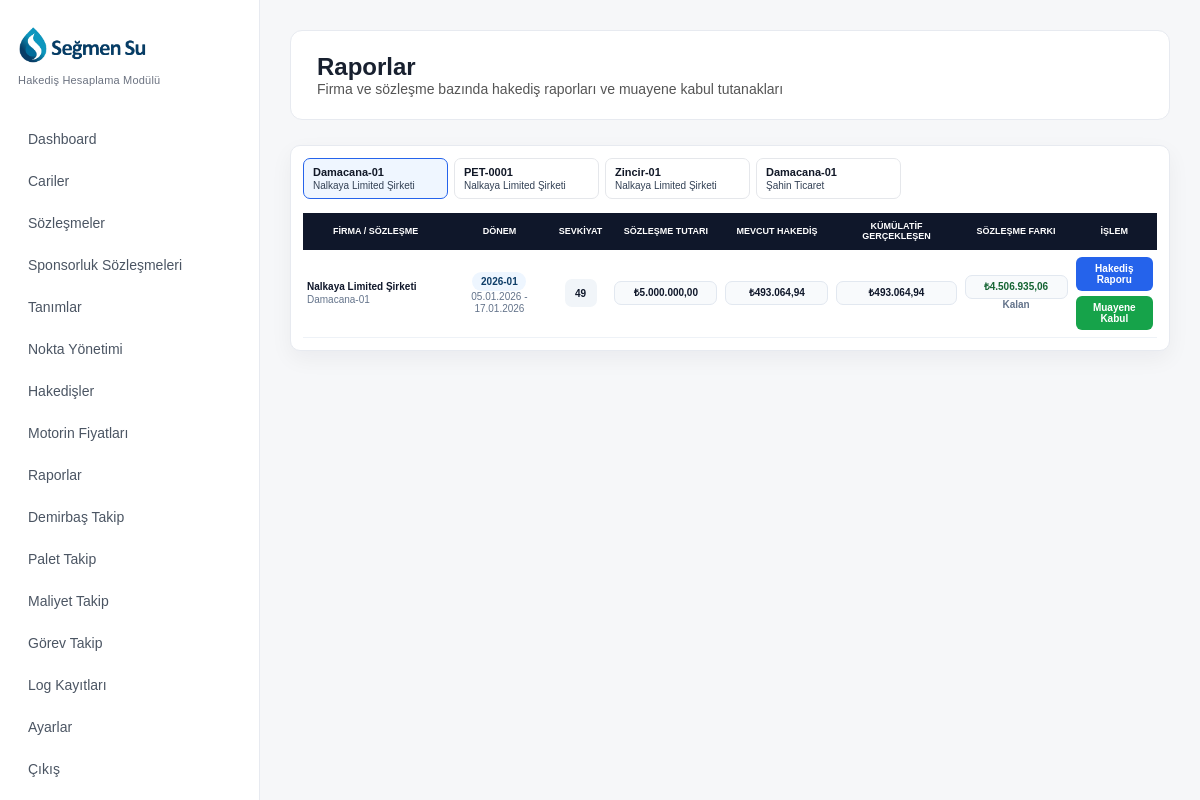
Screenshot of /raporlar.php (signed in) with the database file from the repository.
### tables this page shows
CREATE TABLE `sozlesmeler` (
  `id` int(11) NOT NULL,
  `cari_id` int(11) NOT NULL,
  `sozlesme_no` varchar(100) DEFAULT NULL,
  `sozlesme_adi` varchar(255) DEFAULT NULL,
  `baslangic_tarihi` date DEFAULT NULL,
  `bitis_tarihi` date DEFAULT NULL,
  `motorin_baz_fiyati` decimal(10,3) DEFAULT 0.000,
  `fiyat_fark_orani` decimal(5,2) DEFAULT 7.00,
  `fiyat_fark_etki_orani` decimal(5,2) DEFAULT 40.00,
  `aciklama` text DEFAULT NULL,
  `durum` tinyint(4) DEFAULT 1,
  `created_at` timestamp NOT NULL DEFAULT current_timestamp(),
  `sozlesme_tutari` decimal(15,2) DEFAULT 0.00
);

CREATE TABLE `cariler` (
  `id` int(11) NOT NULL,
  `cari_kod` varchar(50) DEFAULT NULL,
  `cari_unvan` varchar(255) NOT NULL,
  `cari_tipleri` text DEFAULT NULL,
  `vergi_no` varchar(50) DEFAULT NULL,
  `vergi_dairesi` varchar(100) DEFAULT NULL,
  `yetkili_kisi` varchar(150) DEFAULT NULL,
  `telefon` varchar(50) DEFAULT NULL,
  `email` varchar(150) DEFAULT NULL,
  `adres` text DEFAULT NULL,
  `iban` varchar(100) DEFAULT NULL,
  `durum` tinyint(4) DEFAULT 1,
  `created_at` timestamp NOT NULL DEFAULT current_timestamp(),
  `firma_kodu` varchar(50) DEFAULT NULL,
  `firma_adi` varchar(255) DEFAULT NULL,
  `yetkili` varchar(255) DEFAULT NULL,
  `tip` varchar(50) DEFAULT NULL
);

CREATE TABLE `hakedisler` (
  `id` int(11) NOT NULL,
  `hakedis_no` varchar(100) DEFAULT NULL,
  `cari_id` int(11) NOT NULL,
  `sozlesme_id` int(11) NOT NULL,
  `baslangic_tarihi` date DEFAULT NULL,
  `bitis_tarihi` date DEFAULT NULL,
  `toplam_tutar` decimal(15,2) DEFAULT 0.00,
  `kdv_tutar` decimal(15,2) DEFAULT 0.00,
  `tevkifat_tutar` decimal(15,2) DEFAULT 0.00,
  `genel_toplam` decimal(15,2) DEFAULT 0.00,
  `durum` varchar(50) DEFAULT 'taslak',
  `aciklama` text DEFAULT NULL,
  `created_by` int(11) DEFAULT NULL,
  `created_at` timestamp NOT NULL DEFAULT current_timestamp(),
  `donem` varchar(50) DEFAULT NULL,
  `net_tutar` decimal(15,2) DEFAULT 0.00
);

### raporlar.php (the view, shortened to what this page needs)
<?php
require_once __DIR__ . '/config/database.php';
$cariId = (int)($_GET['cari_id'] ?? 0);
$sozlesmeId = (int)($_GET['sozlesme_id'] ?? 0);
function para($value){
    return '₺' . number_format((float)$value, 2, ',', '.');
}
$sozlesmeler = $db->query("
    SELECT
        sozlesmeler.id,
        sozlesmeler.cari_id,
        sozlesmeler.sozlesme_no,
        cariler.firma_adi
    FROM sozlesmeler
    LEFT JOIN cariler ON cariler.id = sozlesmeler.cari_id
    ORDER BY cariler.firma_adi, sozlesmeler.sozlesme_no
")->fetchAll(PDO::FETCH_ASSOC);
if($sozlesmeId <= 0 && !empty($sozlesmeler)){
    $sozlesmeId = (int)$sozlesmeler[0]['id'];
    $cariId = (int)$sozlesmeler[0]['cari_id'];
}
foreach($sozlesmeler as $sozlesme){
    if((int)$sozlesme['id'] === $sozlesmeId){
        $cariId = (int)$sozlesme['cari_id'];
        break;
    }
}
$where = [];
$params = [];
if($cariId > 0){
    $where[] = 'hakedisler.cari_id = ?';
    $params[] = $cariId;
}
if($sozlesmeId > 0){
    $where[] = 'hakedisler.sozlesme_id = ?';
    $params[] = $sozlesmeId;
}
$whereSql = $where ? 'WHERE ' . implode(' AND ', $where) : '';
$query = $db->prepare("
    SELECT
        hakedisler.*,
        cariler.firma_adi,
        sozlesmeler.sozlesme_no,
        sozlesmeler.sozlesme_tutari,
        COALESCE(sozlesme_gerceklesen.gerceklesen_tutar, 0) AS sozlesme_gerceklesen_tutar,
        COALESCE(kumulatif_gerceklesen.kumulatif_tutar, 0) AS kumulatif_tutar,
        COALESCE(satir_ozet.sevkiyat_sayisi, 0) AS sevkiyat_sayisi,
        satir_ozet.ilk_sevkiyat_tarihi,
        satir_ozet.son_sevkiyat_tarihi
    FROM hakedisler
    LEFT JOIN cariler ON cariler.id = hakedisler.cari_id
    LEFT JOIN sozlesmeler ON sozlesmeler.id = hakedisler.sozlesme_id
    LEFT JOIN (
        SELECT sozlesme_id, SUM(toplam_tutar) AS gerceklesen_tutar
        FROM hakedisler
        GROUP BY sozlesme_id
    ) sozlesme_gerceklesen ON sozlesme_gerceklesen.sozlesme_id = hakedisler.sozlesme_id
    LEFT JOIN (
        SELECT
            h1.id AS hakedis_id,
            SUM(h2.toplam_tutar) AS kumulatif_tutar
        FROM hakedisler h1
        INNER JOIN hakedisler h2
            ON h2.sozlesme_id = h1.sozlesme_id
            AND (
                COALESCE(h2.bitis_tarihi, h2.baslangic_tarihi, h2.created_at) < COALESCE(h1.bitis_tarihi, h1.baslangic_tarihi, h1.created_at)
                OR (
                    COALESCE(h2.bitis_tarihi, h2.baslangic_tarihi, h2.created_at) = COALESCE(h1.bitis_tarihi, h1.baslangic_tarihi, h1.created_at)
                    AND h2.id <= h1.id
                )
            )
        GROUP BY h1.id
    ) kumulatif_gerceklesen ON kumulatif_gerceklesen.hakedis_id = hakedisler.id
    LEFT JOIN (
        SELECT
            hakedis_id,
            COUNT(*) AS sevkiyat_sayisi,
            MIN(tasima_tarihi) AS ilk_sevkiyat_tarihi,
            MAX(tasima_tarihi) AS son_sevkiyat_tarihi
        FROM hakedis_satirlari
        GROUP BY hakedis_id
    ) satir_ozet ON satir_ozet.hakedis_id = hakedisler.id
    $whereSql
    ORDER BY cariler.firma_adi, sozlesmeler.sozlesme_no, hakedisler.baslangic_tarihi DESC, hakedisler.id DESC
");
$query->execute($params);
$hakedisler = $query->fetchAll(PDO::FETCH_ASSOC);
?>
<!DOCTYPE html>
<html lang="tr">
<head>
<link rel="stylesheet" href="assets/css/style.css">
</head>
<body>
<?php require_once __DIR__ . '/sidebar.php'; ?>
<div class="main">
    <div class="topbar">
        <h2>Raporlar</h2>
        <p>Firma ve sözleşme bazında hakediş raporları ve muayene kabul tutanakları</p>
    </div>
    <div class="panel">
        <div class="contract-tabs">
            <?php foreach($sozlesmeler as $sozlesme): ?>
                <?php
                    $active = (int)$sozlesme['id'] === $sozlesmeId;
                    $href = 'raporlar.php?cari_id=' . (int)$sozlesme['cari_id'] . '&sozlesme_id=' . (int)$sozlesme['id'];
                ?>
                <a class="contract-tab <?php echo $active ? 'active' : ''; ?>" href="<?php echo htmlspecialchars($href); ?>">
                    <strong><?php echo htmlspecialchars($sozlesme['sozlesme_no']); ?></strong>
                    <span><?php echo htmlspecialchars($sozlesme['firma_adi'] ?? '-'); ?></span>
                </a>
            <?php endforeach; ?>
        </div>
        <div class="table-wrap">
            <table class="report-table">
                <thead>
                    <tr>
                        <th>Firma / Sözleşme</th>
                        <th>Dönem</th>
                        <th>Sevkiyat</th>
                        <th>Sözleşme Tutarı</th>
                        <th>Mevcut Hakediş</th>
                        <th>Kümülatif Gerçekleşen</th>
                        <th>Sözleşme Farkı</th>
                        <th>İşlem</th>
                    </tr>
                </thead>
                <tbody>
                    <?php foreach($hakedisler as $hakedis): ?>
                        <?php
                            $mevcutHakedis = (float)$hakedis['toplam_tutar'];
                            $kumulatif = (float)$hakedis['kumulatif_tutar'];
                            $sozlesmeFarki = (float)$hakedis['sozlesme_tutari'] - $kumulatif;
                        ?>
                        <tr>
                            <td class="identity">
                                <strong><?php echo htmlspecialchars($hakedis['firma_adi']); ?></strong>
                                <div class="muted"><?php echo htmlspecialchars($hakedis['sozlesme_no']); ?></div>
                            </td>
                            <td>
                                <span class="period-badge"><?php echo htmlspecialchars($hakedis['donem']); ?></span>
                                <div class="muted">
                                    <?php echo date('d.m.Y', strtotime($hakedis['ilk_sevkiyat_tarihi'] ?: $hakedis['baslangic_tarihi'])); ?>
                                    -
                                    <?php echo date('d.m.Y', strtotime($hakedis['son_sevkiyat_tarihi'] ?: $hakedis['bitis_tarihi'])); ?>
                                </div>
                            </td>
                            <td><span class="ship-count"><?php echo (int)$hakedis['sevkiyat_sayisi']; ?></span></td>
                            <td class="money"><span class="money-pill"><?php echo para($hakedis['sozlesme_tutari']); ?></span></td>
                            <td class="money"><span class="money-pill"><?php echo para($mevcutHakedis); ?></span></td>
                            <td class="money"><span class="money-pill"><?php echo para($kumulatif); ?></span></td>
                            <td class="money <?php echo $sozlesmeFarki < 0 ? 'negative' : 'positive'; ?>">
                                <span class="money-pill"><?php echo para($sozlesmeFarki); ?></span>
                                <div class="muted">
                                    <?php echo $sozlesmeFarki < 0 ? 'Aşım' : 'Kalan'; ?>
                                </div>
                            </td>
                            <td>
                                <div class="action-stack">
                                    <a class="btn btn-blue" href="hakedis-raporu.php?hakedis_id=<?php echo $hakedis['id']; ?>">
                                        Hakediş Raporu
                                    </a>
                                    <a class="btn btn-green" href="muayene-kabul.php?hakedis_id=<?php echo $hakedis['id']; ?>">
                                        Muayene Kabul
                                    </a>
                                </div>
                            </td>
                        </tr>
                    <?php endforeach; ?>
                </tbody>
            </table>
        </div>
    </div>
</div>
</body>
</html>

### assets/css/style.css (style rules this page uses)
* { margin:0; padding:0; box-sizing:border-box; }
body { font-family:Arial, Helvetica, sans-serif; background:#f6f7f9; font-size:14px; color:#18202f; }
.main { margin-left:260px; padding:30px; }
.topbar { background:white; padding:22px 26px; border-radius:12px; border:1px solid #e7eaf0; box-shadow:none; margin-bottom:25px; }
.topbar h2 { font-size:24px; }
.topbar p { font-size:14px; color:#555; }

### raporlar.php (style rules this page uses)
.panel { background:#fff; border:1px solid #e7eaf0; border-radius:10px; padding:12px; box-shadow:0 8px 22px rgba(15,23,42,.05); }
.contract-tabs { display:flex; gap:6px; overflow-x:auto; padding-bottom:4px; margin-bottom:10px; }
.contract-tab { min-width:145px; border:1px solid #e5e7eb; border-radius:7px; padding:7px 9px; color:#334155; background:#fff; text-decoration:none; font-size:10px; }
.contract-tab strong { display:block; color:#111827; font-size:11px; margin-bottom:2px; }
.contract-tab.active { border-color:#2563eb; background:#eff6ff; }
.btn { display:inline-flex; align-items:center; justify-content:center; min-height:28px; padding:6px 8px; border-radius:6px; background:#0f3e68; color:#fff; border:0; text-decoration:none; font-weight:700; font-size:10px; cursor:pointer; }
.btn-green { background:#16a34a; }
.btn-blue { background:#2563eb; }
.report-table { width:100%; table-layout:fixed; border-collapse:collapse; border-spacing:0; }
.report-table th { background:#0f172a; color:#fff; text-align:center; padding:8px 4px; font-size:9px; letter-spacing:0; text-transform:uppercase; white-space:normal; line-height:1.15; }
.report-table td { padding:7px 4px; border-bottom:1px solid #eef2f7; font-size:10px; vertical-align:middle; text-align:center; }
.report-table tbody tr { transition:background .15s ease, box-shadow .15s ease; }
.muted { color:#64748b; font-size:10px; line-height:1.2; }
.money { font-variant-numeric:tabular-nums; font-weight:700; color:#0f172a; }
.money-pill { display:inline-flex; min-width:0; width:100%; max-width:100%; justify-content:center; padding:5px 4px; border-radius:7px; background:#f8fafc; border:1px solid #e2e8f0; box-sizing:border-box; white-space:normal; line-height:1.15; }
.money.positive { color:#166534; }
.identity { text-align:left !important; }
.identity strong { display:block; color:#0f172a; font-size:10px; margin-bottom:2px; overflow-wrap:anywhere; }
.period-badge { display:inline-flex; align-items:center; justify-content:center; min-width:54px; padding:4px 6px; border-radius:999px; background:#eef6ff; color:#0f3e68; font-weight:800; }
.ship-count { display:inline-flex; align-items:center; justify-content:center; width:32px; height:28px; border-radius:7px; background:#f1f5f9; color:#0f172a; font-weight:800; }
.action-stack { display:grid; gap:5px; justify-content:stretch; }
.report-table th:nth-child(1), .report-table td:nth-child(1) { width:17%; }
.report-table th:nth-child(2), .report-table td:nth-child(2) { width:12%; }
.report-table th:nth-child(3), .report-table td:nth-child(3) { width:7%; }
.report-table th:nth-child(4), .report-table td:nth-child(4) { width:13%; }
.report-table th:nth-child(5), .report-table td:nth-child(5) { width:13%; }
.report-table th:nth-child(6), .report-table td:nth-child(6) { width:15%; }
.report-table th:nth-child(7), .report-table td:nth-child(7) { width:13%; }
.report-table th:nth-child(8), .report-table td:nth-child(8) { width:10%; }

### rows the page displays
sozlesmeler: sozlesme_no "Damacana-01", cari.firma_adi "Nalkaya Limited Şirketi"
sozlesmeler: sozlesme_no "PET-0001", cari.firma_adi "Nalkaya Limited Şirketi"
sozlesmeler: sozlesme_no "Zincir-01", cari.firma_adi "Nalkaya Limited Şirketi"
sozlesmeler: sozlesme_no "Damacana-01", cari.firma_adi "Şahin Ticaret"
hakedisler: cari.firma_adi "Nalkaya Limited Şirketi", sozlesme.sozlesme_no "Damacana-01", donem "2026-01", baslangic_tarihi "05.01.2026", bitis_tarihi "17.01.2026", sevkiyat_sayisi "49", sozlesme.sozlesme_tutari "₺5.000.000,00", toplam_tutar "₺493.064,94", kumulatif "₺493.064,94", sozlesmeFarki "₺4.506.935,06"
